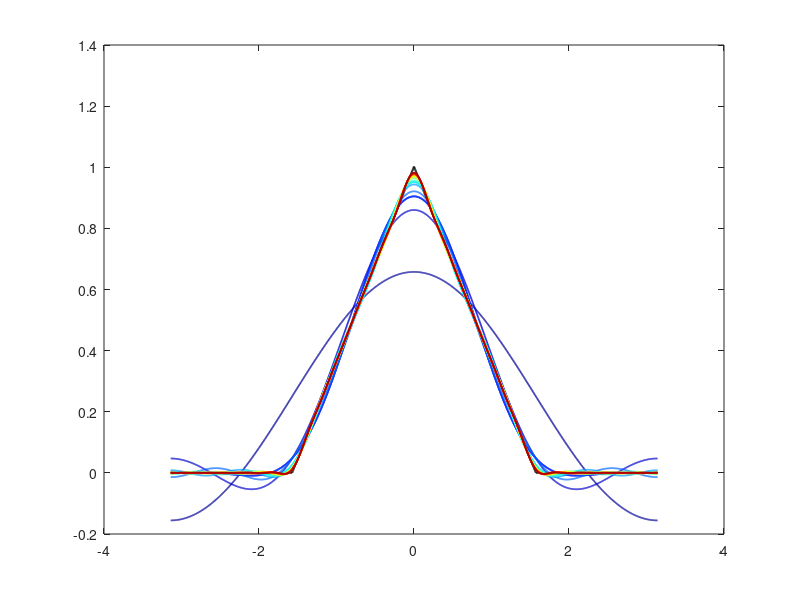

The MATLAB source for this figure:
% Define domain
dx = 0.001;
L = pi;
x = (-1+dx:dx:1)*L;
n = length(x); nquart = floor(n/4);
% Define hat function
f = 0*x;
f(nquart:2*nquart) = 4*(1:nquart+1)/n;
f(2*nquart+1:3*nquart) = 1-4*(0:nquart-1)/n;
plot(x,f,'-k','LineWidth',1.5), hold on
% Compute Fourier series
CC = jet(20);
A0 = sum(f.*ones(size(x)))*dx;
fFS = A0/2;
for k=1:20
A(k) = sum(f.*cos(pi*k*x/L))*dx; % Inner product
B(k) = sum(f.*sin(pi*k*x/L))*dx;
fFS = fFS + A(k)*cos(k*pi*x/L) + B(k)*sin(k*pi*x/L);
plot(x,fFS,'-','Color',CC(k,:),'LineWidth',1.2)
end